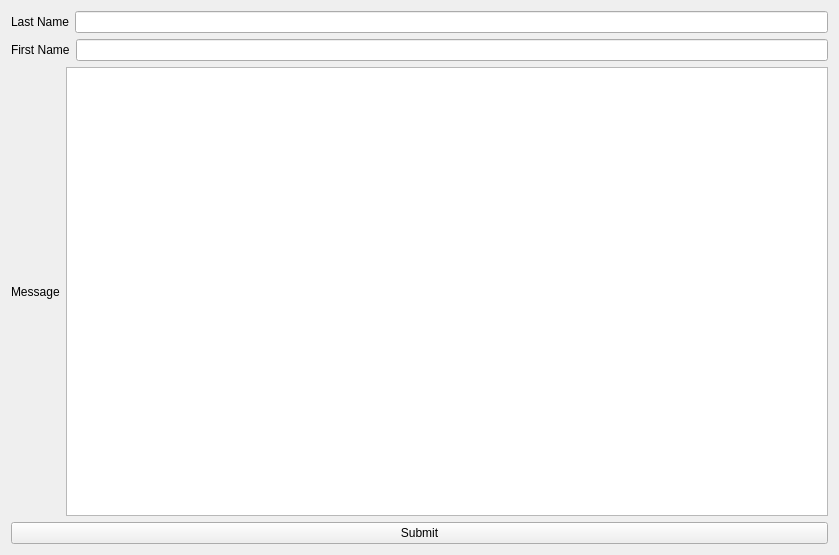
<?xml version="1.0" encoding="UTF-8"?>
<ui version="4.0">
 <class>Widget</class>
 <widget class="QWidget" name="Widget">
  <property name="geometry">
   <rect>
    <x>0</x>
    <y>0</y>
    <width>839</width>
    <height>555</height>
   </rect>
  </property>
  <property name="windowTitle">
   <string>Widget</string>
  </property>
  <layout class="QVBoxLayout" name="verticalLayout">
   <item>
    <layout class="QHBoxLayout" name="horizontalLayout">
     <item>
      <widget class="QLabel" name="label">
       <property name="text">
        <string>Last Name</string>
       </property>
      </widget>
     </item>
     <item>
      <widget class="QLineEdit" name="LastNamelineEdit"/>
     </item>
    </layout>
   </item>
   <item>
    <layout class="QHBoxLayout" name="horizontalLayout_2">
     <item>
      <widget class="QLabel" name="label_2">
       <property name="text">
        <string>First Name</string>
       </property>
      </widget>
     </item>
     <item>
      <widget class="QLineEdit" name="FirstNamelineEdit"/>
     </item>
    </layout>
   </item>
   <item>
    <layout class="QHBoxLayout" name="horizontalLayout_3">
     <item>
      <widget class="QLabel" name="label_3">
       <property name="text">
        <string>Message</string>
       </property>
      </widget>
     </item>
     <item>
      <widget class="QTextEdit" name="MessagetextEdit"/>
     </item>
    </layout>
   </item>
   <item>
    <widget class="QPushButton" name="SubmitpushButton">
     <property name="text">
      <string>Submit</string>
     </property>
    </widget>
   </item>
  </layout>
 </widget>
 <resources/>
 <connections/>
</ui>
